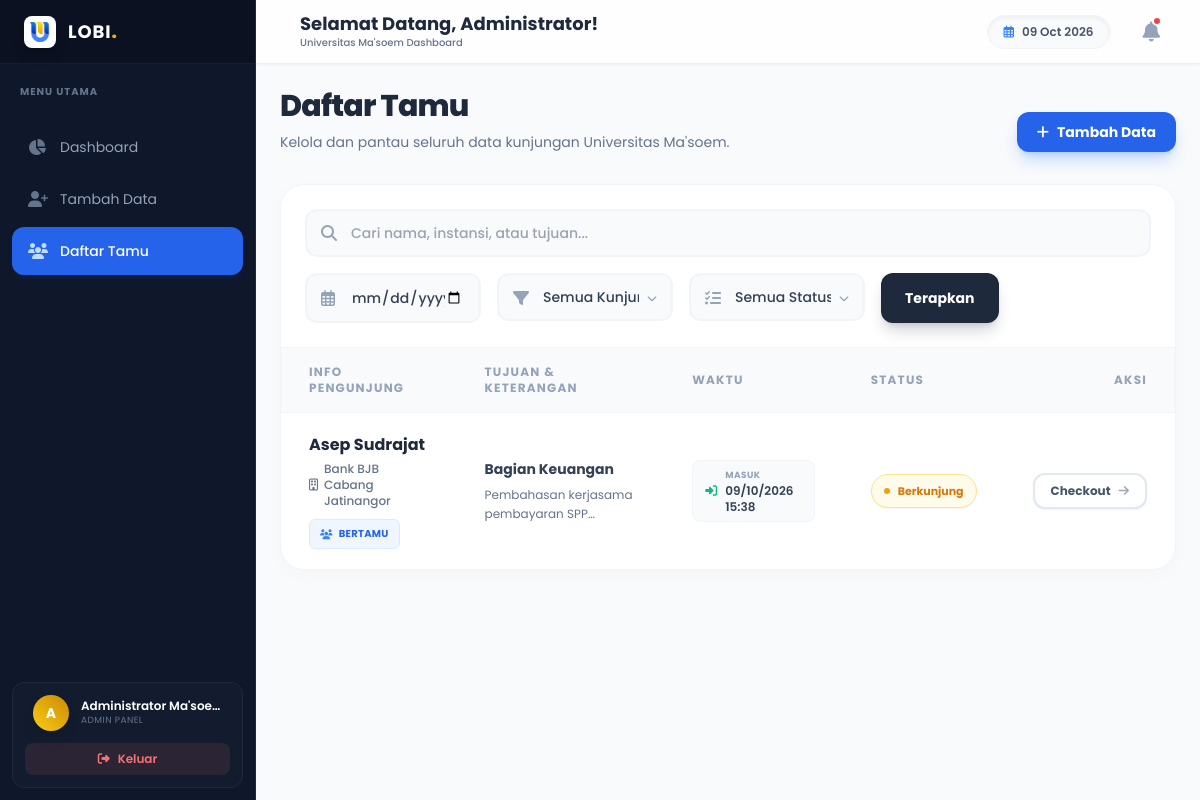
Screenshot of /daftar_tamu.php (signed in) with the database file from the repository.
### tables this page shows
CREATE TABLE IF NOT EXISTS tamu (
    id INT AUTO_INCREMENT PRIMARY KEY,
    nama_lengkap VARCHAR(100) NOT NULL,
    instansi VARCHAR(100) NOT NULL,
    tujuan VARCHAR(100) NOT NULL,
    keperluan TEXT NOT NULL,
    jenis_kunjungan ENUM('Bertamu', 'Titip Barang') DEFAULT 'Bertamu',
    jenis_titipan VARCHAR(100) NULL,
    keterangan_titipan TEXT NULL,
    waktu_masuk DATETIME NOT NULL DEFAULT CURRENT_TIMESTAMP,
    waktu_keluar DATETIME NULL,
    status ENUM('berkunjung', 'selesai') DEFAULT 'berkunjung'
);

### daftar_tamu.php (the view, shortened to what this page needs)
<?php
require_once 'config.php';
$search = $_GET['search'] ?? '';
$date = $_GET['date'] ?? '';
$query = "SELECT * FROM tamu WHERE 1=1";
$params = [];
$query .= " ORDER BY waktu_masuk DESC";
$stmt = $pdo->prepare($query);
$stmt->execute($params);
$guests = $stmt->fetchAll();
require_once 'includes/header.php';
require_once 'includes/sidebar.php';
?>
<div class="mb-8 flex flex-col md:flex-row md:items-end justify-between gap-4">
    <div>
        <h1 class="text-2xl lg:text-3xl font-extrabold text-slate-800 tracking-tight">Daftar Tamu</h1>
        <p class="text-slate-500 mt-2 text-sm">Kelola dan pantau seluruh data kunjungan Universitas Ma'soem.</p>
    </div>
    <a href="tambah_tamu.php" class="inline-flex items-center justify-center px-5 py-2.5 bg-blue-600 hover:bg-blue-700 text-white text-sm font-bold rounded-xl shadow-lg shadow-blue-500/30 transition-all duration-200">
        <i class="fas fa-plus mr-2"></i> Tambah Data
    </a>
</div>
<div class="bg-white rounded-[1.5rem] shadow-[0_5px_20px_rgba(0,0,0,0.02)] border border-slate-100 overflow-hidden mb-10">
    <div class="p-6 border-b border-slate-100 bg-white">
        <form method="GET" action="" class="flex flex-col xl:flex-row gap-4">
            <div class="flex-grow">
                <div class="relative">
                    <div class="absolute inset-y-0 left-0 pl-4 flex items-center pointer-events-none">
                    </div>
                    <input type="text" name="search" value="<?= htmlspecialchars($search) ?>" class="w-full pl-11 pr-4 py-3 rounded-xl border-2 border-slate-100 focus:border-blue-500 focus:bg-white outline-none transition-all text-sm text-slate-700 font-medium bg-slate-50" placeholder="Cari nama, instansi, atau tujuan...">
                </div>
            </div>
            <div class="flex flex-col sm:flex-row gap-4">
                <div class="w-full sm:w-44 relative">
                    <div class="absolute inset-y-0 left-0 pl-4 flex items-center pointer-events-none">
                    </div>
                    <input type="date" name="date" value="<?= htmlspecialchars($date) ?>" class="w-full pl-11 pr-4 py-3 rounded-xl border-2 border-slate-100 focus:border-blue-500 focus:bg-white outline-none transition-all text-sm text-slate-700 font-medium bg-slate-50 text-slate-500">
                </div>
                <div class="w-full sm:w-44 relative">
                    <div class="absolute inset-y-0 left-0 pl-4 flex items-center pointer-events-none z-10">
                    </div>
                    <select name="jenis" class="w-full pl-11 pr-8 py-3 rounded-xl border-2 border-slate-100 focus:border-blue-500 focus:bg-white outline-none transition-all text-sm text-slate-700 font-medium bg-slate-50 appearance-none cursor-pointer">
                        <option value="">Semua Kunjungan</option>
                    </select>
                    <div class="absolute inset-y-0 right-0 flex items-center px-4 pointer-events-none text-slate-400">
                    </div>
                </div>
                <div class="w-full sm:w-44 relative">
                    <div class="absolute inset-y-0 left-0 pl-4 flex items-center pointer-events-none z-10">
                    </div>
                    <select name="status" class="w-full pl-11 pr-8 py-3 rounded-xl border-2 border-slate-100 focus:border-blue-500 focus:bg-white outline-none transition-all text-sm text-slate-700 font-medium bg-slate-50 appearance-none cursor-pointer">
                        <option value="">Semua Status</option>
                    </select>
                    <div class="absolute inset-y-0 right-0 flex items-center px-4 pointer-events-none text-slate-400">
                    </div>
                </div>
                <div class="flex space-x-3 w-full sm:w-auto">
                    <button type="submit" class="flex-1 sm:flex-none px-6 py-3 bg-slate-800 hover:bg-slate-900 text-white text-sm font-bold rounded-xl transition-colors shadow-lg shadow-slate-800/20 whitespace-nowrap">
                        Terapkan
                    </button>
                </div>
            </div>
        </form>
    </div>
    <div class="overflow-x-auto">
        <table class="w-full text-left border-collapse">
            <thead>
                <tr class="bg-slate-50 text-slate-400 text-xs uppercase tracking-widest font-bold">
                    <th class="px-7 py-4 border-b border-slate-100">Info Pengunjung</th>
                    <th class="px-7 py-4 border-b border-slate-100">Tujuan & Keterangan</th>
                    <th class="px-7 py-4 border-b border-slate-100">Waktu</th>
                    <th class="px-7 py-4 border-b border-slate-100">Status</th>
                    <th class="px-7 py-4 border-b border-slate-100 text-right">Aksi</th>
                </tr>
            </thead>
            <tbody class="text-sm text-slate-700 divide-y divide-slate-50">
                <?php if (empty($guests)): ?>
                    <tr>
                        <td colspan="5" class="px-7 py-16 text-center text-slate-400">
                            <div class="w-20 h-20 bg-slate-50 rounded-full flex items-center justify-center mx-auto mb-4 border border-slate-100">
                                <i class="fas fa-inbox text-3xl text-slate-300"></i>
                            </div>
                            <p class="font-medium text-slate-500">Belum ada data tamu yang ditemukan.</p>
                        </td>
                    </tr>
                <?php else: ?>
                    <?php foreach ($guests as $guest): ?>
                    <tr class="hover:bg-slate-50/80 transition-colors group">
                        <td class="px-7 py-5">
                            <div class="font-bold text-slate-800 text-base"><?= htmlspecialchars($guest['nama_lengkap']) ?></div>
                            <div class="text-slate-500 text-xs mt-1 font-medium flex items-center"><i class="far fa-building mr-1.5"></i> <?= htmlspecialchars($guest['instansi']) ?></div>
                            <div class="mt-2.5">
                                <?php if ($guest['jenis_kunjungan'] === 'Bertamu'): ?>
                                    <span class="inline-flex items-center px-2.5 py-1 bg-blue-50 text-blue-600 rounded-md text-[10px] font-bold border border-blue-100 uppercase tracking-wide"><i class="fas fa-users mr-1.5 text-blue-500"></i> Bertamu</span>
                                <?php else: ?>
                                    <span class="inline-flex items-center px-2.5 py-1 bg-orange-50 text-orange-600 rounded-md text-[10px] font-bold border border-orange-100 uppercase tracking-wide"><i class="fas fa-box mr-1.5 text-orange-500"></i> Titipan</span>
                                <?php endif; ?>
                            </div>
                        </td>
                        <td class="px-7 py-5">
                            <div class="font-bold text-slate-700">
                                <?php if ($guest['jenis_kunjungan'] === 'Titip Barang'): ?>
                                    Ke: <?= htmlspecialchars($guest['tujuan']) ?>
                                <?php else: ?>
                                    <?= htmlspecialchars($guest['tujuan']) ?>
                                <?php endif; ?>
                            </div>
                            <div class="text-slate-500 text-xs mt-1.5 leading-relaxed" title="<?= htmlspecialchars($guest['keperluan']) ?>">
                                <?php if ($guest['jenis_kunjungan'] === 'Titip Barang'): ?>
                                    <span class="font-semibold text-slate-600"><i class="fas fa-cube mr-1"></i> <?= htmlspecialchars($guest['jenis_titipan']) ?></span>
                                    <?php if($guest['keterangan_titipan']) echo "<br><span class='text-slate-400'>Resi/Ket:</span> " . htmlspecialchars($guest['keterangan_titipan']); ?>
                                    <?php if($guest['lokasi_penyimpanan']) echo "<br><span class='text-blue-600 font-bold'><i class='fas fa-map-marker-alt mr-1'></i> Lokasi: " . htmlspecialchars($guest['lokasi_penyimpanan']) . "</span>"; ?>
                                <?php else: ?>
                                    <span class="text-slate-500 line-clamp-2"><?= htmlspecialchars($guest['keperluan']) ?></span>
                                <?php endif; ?>
                            </div>
                        </td>
                        <td class="px-7 py-5 text-xs">
                            <div class="flex flex-col gap-2">
                                <div class="flex items-center bg-slate-50 px-3 py-1.5 rounded-lg border border-slate-100">
                                    <i class="fas fa-sign-in-alt text-emerald-500 mr-2"></i>
                                    <div>
                                        <span class="text-slate-400 block text-[9px] uppercase tracking-wider font-bold">Masuk</span>
                                        <span class="font-semibold text-slate-700"><?= date('d/m/Y H:i', strtotime($guest['waktu_masuk'])) ?></span>
                                    </div>
                                </div>
                            </div>
                        </td>
                        <td class="px-7 py-5">
                            <?php if ($guest['status'] === 'berkunjung'): ?>
                                <span class="inline-flex items-center px-3 py-1.5 rounded-full text-[11px] font-bold bg-amber-50 text-amber-600 border border-amber-200 shadow-sm">
                                    <span class="w-1.5 h-1.5 rounded-full bg-amber-500 mr-2 animate-pulse"></span> <?= $guest['jenis_kunjungan'] === 'Bertamu' ? 'Berkunjung' : 'Diproses' ?>
                                </span>
                            <?php else: ?>
                                <span class="inline-flex items-center px-3 py-1.5 rounded-full text-[11px] font-bold bg-emerald-50 text-emerald-600 border border-emerald-200 shadow-sm">
                                    <i class="fas fa-check-circle mr-1.5 text-emerald-500"></i> Selesai
                                </span>
                            <?php endif; ?>
                        </td>
                        <td class="px-7 py-5 text-right">
                            <?php if ($guest['status'] === 'berkunjung'): ?>
                                <div class="flex flex-col items-end gap-2">
                                    <a href="?checkout_id=<?= $guest['id'] ?>" onclick="return confirm('Tandai data ini sudah selesai / tamu sudah keluar?')" class="inline-flex items-center px-4 py-2 bg-white border-2 border-slate-200 rounded-xl text-xs font-bold text-slate-600 hover:bg-emerald-50 hover:text-emerald-700 hover:border-emerald-200 transition-all shadow-sm hover:shadow group">
                                        Checkout <i class="fas fa-arrow-right ml-2 opacity-50 group-hover:opacity-100 group-hover:translate-x-1 transition-all"></i>
                                    </a>
                                </div>
                            <?php else: ?>
                                <span class="inline-flex items-center justify-center w-8 h-8 rounded-full bg-slate-50 border border-slate-100 text-slate-300">
                                    <i class="fas fa-check"></i>
                                </span>
                            <?php endif; ?>
                        </td>
                    </tr>
                    <?php endforeach; ?>
                <?php endif; ?>
            </tbody>
        </table>
    </div>
</div>
<?php require_once 'includes/footer.php'; ?>

### includes/header.php (style rules this page uses)
body { font-family: 'Poppins', sans-serif; background-color: #f3f4f6; }

### rows the page displays
tamu: nama_lengkap "Asep Sudrajat", instansi "Bank BJB Cabang Jatinangor", jenis_kunjungan "Bertamu" (drawn), tujuan "Bagian Keuangan", keperluan "Pembahasan kerjasama pembayaran…", waktu_masuk "09/10/2026 15:38", status "berkunjung" (drawn)

### other values shown
substr($_SESSION['nama_lengkap'] ?? 'U', 0, 1) "A"
$_SESSION['nama_lengkap'] "Administrator Ma'soe…"
explode(' ', $_SESSION['nama_lengkap'] ?? 'Admin')[0] "Administrator"
